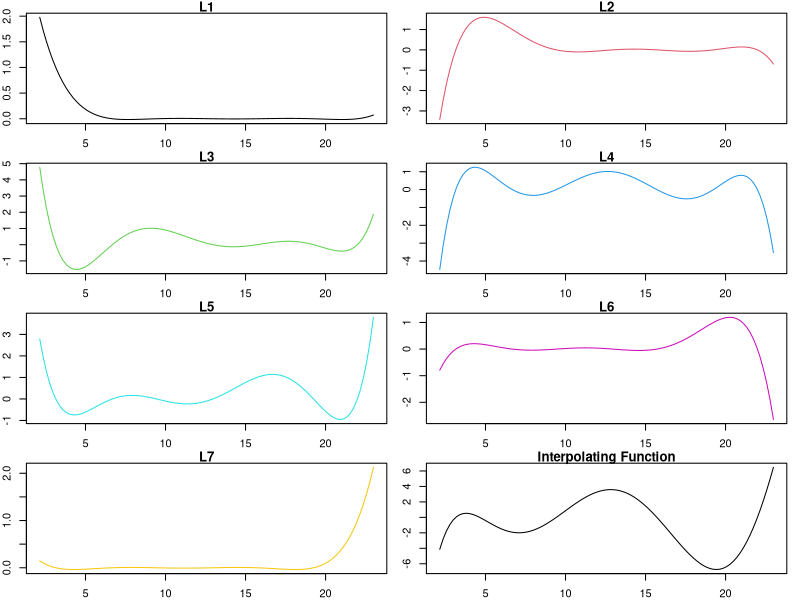

R code for this plot:
# Load necessary libraries
library(readr)
library(dplyr)
library(ggplot2)
library(polynom)

# Read the CSV file with correct delimiter
CerealsDF <- read_delim("assignment1.csv", delim = ";", skip = 1)

# Rename columns to meaningful names based on assumed context
colnames(CerealsDF) <- c("name", "mfr", "type", "calories", "protein", "fat", "sodium",
                         "fiber", "carbo", "sugars", "potass", "vitamins", "shelf", 
                         "weight", "cups", "rating")

# Display the structure and first ten rows
str(CerealsDF)
print(head(CerealsDF, 10))

# Remove the second line (assuming it is the second row in the dataframe)
CerealsDF <- CerealsDF[-2, ]

# Print number of rows and columns
print(dim(CerealsDF))

# Add 'totalcarbo' column if 'carbo' and 'sugars' exist
if ("carbo" %in% colnames(CerealsDF) && "sugars" %in% colnames(CerealsDF)) {
  CerealsDF <- CerealsDF %>% mutate(totalcarbo = as.numeric(carbo) + as.numeric(sugars))
} else {
  print("Columns 'carbo' and/or 'sugars' not found.")
}

# Find number of hot cereals if 'type' exists
if ("type" %in% colnames(CerealsDF)) {
  hot_cereals <- subset(CerealsDF, type == "H")
  print(nrow(hot_cereals))
} else {
  print("Column 'type' not found.")
}

# Find number of unique manufacturers if 'mfr' exists
if ("mfr" %in% colnames(CerealsDF)) {
  unique_manufacturers <- unique(CerealsDF$mfr)
  print(length(unique_manufacturers))
} else {
  print("Column 'mfr' not found.")
}

# Extract cereals by Kellogg’s if 'mfr' exists
if ("mfr" %in% colnames(CerealsDF)) {
  cereals_K <- subset(CerealsDF, mfr == "K")
  print(cereals_K)
} else {
  print("Column 'mfr' not found.")
}

# Extract cereals with <= 90 calories and > 2 units of fat if 'calories' and 'fat' exist
if ("calories" %in% colnames(CerealsDF) && "fat" %in% colnames(CerealsDF)) {
  subset_cereals <- subset(CerealsDF, calories <= 90 & fat > 2)
  # Save this subset as a CSV file
  write_csv(subset_cereals, "subset_cereals.csv")
} else {
  print("Columns 'calories' and/or 'fat' not found.")
}

#TASK II: Given data
x_vals <- c(pi, 6.678, 3*pi, 12.961, 5*pi, 19.244, 7*pi)
f_x <- c(0, -1.921, 0, 3.584, 0, -6.718, 0)

# Implement the interpolation function MyIntCal
MyIntCal <- function(x_values, y_values, x_val) {
  n <- length(x_values)
  result <- 0
  for (i in 1:n) {
    term <- y_values[i]
    for (j in 1:n) {
      if (j != i) {
        term <- term * (x_val - x_values[j]) / (x_values[i] - x_values[j])
      }
    }
    result <- result + term
  }
  return(result)
}

# Degree of the interpolating function
degree <- length(x_vals) - 1
print(degree)

# Function to create Lagrange polynomials
create_lagrange_polynomial <- function(k, x_values) {
  n <- length(x_values)
  Lk <- function(x_val) {
    result <- 1
    for (j in 1:n) {
      if (j != k) {
        result <- result * (x_val - x_values[j]) / (x_values[k] - x_values[j])
      }
    }
    return(result)
  }
  return(Vectorize(Lk))
}

par(mfrow=c(4, 2), mar=c(2, 2, 1, 1))

for (i in 1:length(x_vals)) {
  Lk <- create_lagrange_polynomial(i, x_vals)
  curve(Lk, from = min(x_vals) - 1, to = max(x_vals) + 1, col = i, main = paste("L", i, sep=""), xlab = "x", ylab = "L(x)")
}

# Plot the final interpolating function
curve(MyIntCal(x_vals, f_x, x), from = min(x_vals) - 1, to = max(x_vals) + 1, col = "black", main = "Interpolating Function", xlab = "x", ylab = "f(x)")

# Save the plot as a PDF file
dev.copy(pdf, "MyIntFig.pdf")
dev.off()

# Using poly.calc to find interpolating function
pf_x <- poly.calc(x_vals, f_x)

# Find f(15) and f(24) using MyIntCal() and pf_x
f_15_MyIntCal <- MyIntCal(x_vals, f_x, 15)
f_15_pf_x <- predict(pf_x, 15)
f_24_MyIntCal <- MyIntCal(x_vals, f_x, 24)
f_24_pf_x <- predict(pf_x, 24)

print(f_15_MyIntCal)
print(f_15_pf_x)
print(f_24_MyIntCal)
print(f_24_pf_x)

